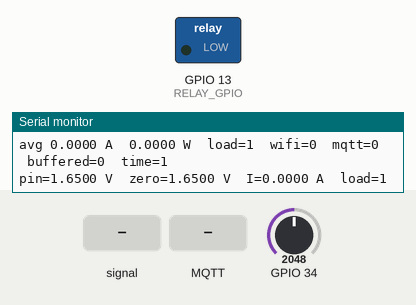
Recording of a sketch running on a simulated ESP32. On the bench: switched loads named in the sketch (green lamp = pin HIGH), the last lines printed to the serial monitor. The test bench sets the inputs (shaded band); at power-on: GPIO 34 = 2048 (analog values on the 0–4095 scale). WiFi joins after 1.5 s; servers stay silent unless stated; the local clock reads 2024-03-15 10:24:30 at power-on unless the sketch sets it; EEPROM starts erased; no MQTT or app messages arrive unless stated.

Above: at 6.6 s.
6.7 s: GPIO 34 fed a 2 Hz sine of ±1228 counts around its level
At 8.8 s:
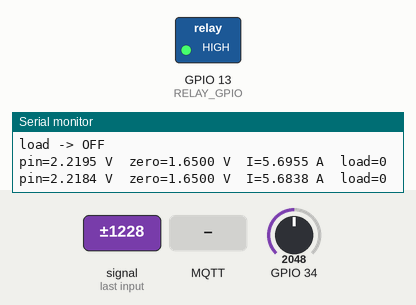
9.1 s: MQTT message "scheduled" arrives on the first subscribed topic
10.6 s: MQTT message "1" arrives on the second subscribed topic
Timing chart, 0 to 13.6 s (numbered marks = the images above; inputs shaded):
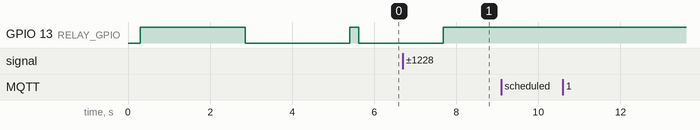

The sketch:

edge_node.ino
```cpp
#include <WiFi.h>
#include <PubSubClient.h>
#include <ArduinoJson.h>
#include <Preferences.h>
#include <time.h>
#include "secrets.h"

const int   RELAY_GPIO             = 13;
const bool  RELAY_ACTIVE_HIGH      = true;
const bool  LOAD_ON_WHEN_ENERGIZED = false;
const int   ADC_GPIO               = 34;

const float SENSITIVITY_V_PER_A = 0.100f;
const float DIVIDER_GAIN        = 1.0f;
const float ACS_IDLE_V          = 2.5f;
const float IDLE_TOLERANCE_V    = 0.35f;
const float LOAD_VOLTAGE_V      = 3.3f;
const float DEADBAND_A          = 0.005f;

const float OVERCURRENT_A     = 0.30f;
const int   OVERCURRENT_READS = 2;

const char* HOUSE  = "H01";
const char* DEVICE = "water_heater_01";

const float SENSE_PERIOD_S     = 0.5f;
const float TELEMETRY_PERIOD_S = 5.0f;
const float HEARTBEAT_PERIOD_S = 30.0f;
const float RELAY_SETTLE_S     = 1.5f;
const float WIFI_RETRY_S       = 10.0f;
const float MQTT_RETRY_S       = 5.0f;
const long  TZ_OFFSET_S        = 7 * 3600;
const char* TZ_SUFFIX          = "+07:00";

const bool  DEBUG_SENSE     = true;
const bool  NETWORK_ENABLED = true;

const float BASELINE_TAU_S  = 20.0f;
const float BASELINE_GATE_A = 0.20f;
const float BENCH_CYCLE_S   = 0.0f;

// Forced cycle (ignores the schedule): load ON for FORCE_ON_S, then OFF for
// FORCE_OFF_S, repeating. Set FORCE_ON to false to go back to schedule control.
const bool  FORCE_ON        = true;
const float FORCE_ON_S      = 600.0f;  // 10 minutes on
const float FORCE_OFF_S     = 60.0f;   // 1 minute off

struct Schedule { char id[24]; time_t start; time_t end; bool valid; };
struct Sample { time_t ts; float watts; float amps; bool relay; };

uint32_t toMs(float seconds) { return (uint32_t)(seconds * 1000.0f + 0.5f); }
float sinceS(uint32_t sinceMs) { return (uint32_t)(millis() - sinceMs) / 1000.0f; }

int64_t daysFromCivil(int y, int m, int d) {
  y -= (m <= 2);
  const int era = (y >= 0 ? y : y - 399) / 400;
  const unsigned yoe = (unsigned)(y - era * 400);
  const unsigned doy = (153 * (m > 2 ? m - 3 : m + 9) + 2) / 5 + d - 1;
  const unsigned doe = yoe * 365 + yoe / 4 - yoe / 100 + doy;
  return (int64_t)era * 146097 + (int64_t)doe - 719468;
}

bool parseIso(const char* s, time_t& out) {
  int Y, M, D, h, mi, sec;
  if (!s || strlen(s) < 19) return false;
  if (sscanf(s, "%d-%d-%dT%d:%d:%d", &Y, &M, &D, &h, &mi, &sec) != 6) return false;
  const char* p = s + 19;
  if (*p == '.') {
    while (*p && *p != '+' && *p != '-' && *p != 'Z') p++;
  }
  long offSec = 0;
  if (*p == '+' || *p == '-') {
    int oh = 0, om = 0;
    sscanf(p + 1, "%d:%d", &oh, &om);
    offSec = (oh * 3600L + om * 60L) * (*p == '-' ? -1 : 1);
  }
  out = (time_t)(daysFromCivil(Y, M, D) * 86400LL + h * 3600LL + mi * 60LL + sec - offSec);
  return true;
}

void fmtIso(time_t t, char* out, size_t n) {
  time_t local = t + TZ_OFFSET_S;
  struct tm tmv;
  gmtime_r(&local, &tmv);
  size_t k = strftime(out, n, "%Y-%m-%dT%H:%M:%S", &tmv);
  snprintf(out + k, n - k, "%s", TZ_SUFFIX);
}

bool timeValid() { return time(nullptr) > 1700000000; }

WiFiClient   net;
PubSubClient mqtt(net);
Preferences  prefs;

char TOPIC_TELEMETRY[96], TOPIC_STATUS[96], TOPIC_SCHEDULE[96], TOPIC_OVERRIDE[96], CLIENT_ID[64];

float    zeroPinV = 1.65f;
bool     relayOn = false;
uint32_t relayChangedMs = 0;
bool     latched = false;
int      overCount = 0;
bool     statusDirty = true;

enum Manual { MANUAL_AUTO, MANUAL_ON, MANUAL_OFF };
Manual   manual = MANUAL_AUTO;
uint32_t manualUntilMs = 0;

// Forced on/off cycle state (used when FORCE_ON is true)
bool     cycleOn = true;
uint32_t cycleChangedMs = 0;

Schedule sched = {"", 0, 0, false};

float lastAmps = 0.0f;
float accAmps = 0.0f;
int   accN = 0;
bool  ntpStarted = false;

const int BUF_N = 240;
Sample buf[BUF_N];
int bufHead = 0, bufCount = 0;

void bufPush(const Sample& s) {
  buf[(bufHead + bufCount) % BUF_N] = s;
  if (bufCount < BUF_N) bufCount++;
  else bufHead = (bufHead + 1) % BUF_N;
}

void setRelay(bool on) {
  bool coil = (on == LOAD_ON_WHEN_ENERGIZED);
  digitalWrite(RELAY_GPIO, (coil == RELAY_ACTIVE_HIGH) ? HIGH : LOW);
  if (on != relayOn) {
    relayOn = on;
    relayChangedMs = millis();
    statusDirty = true;
    Serial.printf("load -> %s\n", on ? "ON" : "OFF");
  }
}

float readPinVolts(int n) {
  uint32_t sumMv = 0;
  for (int i = 0; i < n; i++) {
    sumMv += analogReadMilliVolts(ADC_GPIO);
    delayMicroseconds(150);
  }
  return ((float)sumMv / n) / 1000.0f;
}

float voltsToAmps(float pinV, float zeroV) {
  return (pinV - zeroV) / (DIVIDER_GAIN * SENSITIVITY_V_PER_A);
}

void calibrate() {
  setRelay(false);
  delay(toMs(RELAY_SETTLE_S));
  zeroPinV = readPinVolts(4000);

  float expectedV = ACS_IDLE_V * DIVIDER_GAIN;
  Serial.printf("sensor idle level: %.4f V (expected about %.4f V)\n", zeroPinV, expectedV);
  if (fabsf(zeroPinV - expectedV) > IDLE_TOLERANCE_V) {
    Serial.println("WARNING: idle level far from expected. Check ACS712 5 V/GND and the OUT wire to the ADC pin.");
  }

  setRelay(true);
  delay(toMs(RELAY_SETTLE_S));
  float loadedV = readPinVolts(4000);
  setRelay(false);

  float testAmps = voltsToAmps(loadedV, zeroPinV);
  Serial.printf("self-test: loaded level %.4f V, current %.4f A\n", loadedV, testAmps);
  if (testAmps < -DEADBAND_A) {
    Serial.println("WARNING: negative current. If the LED was lit during the idle reading, set RELAY_ACTIVE_HIGH to the opposite value.");
  } else if (testAmps < DEADBAND_A) {
    Serial.println("WARNING: no current detected with the load on. Check the wiring and the relay polarity.");
  }
}

// Called at the end of each OFF window, while the load has been off for a
// while, so the sensor reading is a clean zero-current reference.
void snapZero() {
  float v = readPinVolts(4000);
  float expectedV = ACS_IDLE_V * DIVIDER_GAIN;
  if (fabsf(v - expectedV) <= IDLE_TOLERANCE_V) {
    Serial.printf("re-zero: %.4f V (was %.4f V, drift %+.1f mV)\n", v, zeroPinV, (v - zeroPinV) * 1000.0f);
    zeroPinV = v;
  } else {
    Serial.println("re-zero skipped: idle level out of range");
  }
  accAmps = 0.0f;
  accN = 0;
}

void senseOnce() {
  float pinV = readPinVolts(800);
  float a = voltsToAmps(pinV, zeroPinV);

  bool settled = !relayOn && sinceS(relayChangedMs) > 2.0f * RELAY_SETTLE_S;
  if (settled && fabsf(a) < BASELINE_GATE_A) {
    zeroPinV += (pinV - zeroPinV) * (SENSE_PERIOD_S / BASELINE_TAU_S);
    a = voltsToAmps(pinV, zeroPinV);
  }

  lastAmps = fabsf(a);
  accAmps += a;
  accN++;

  if (DEBUG_SENSE) {
    Serial.printf("pin=%.4f V  zero=%.4f V  I=%.4f A  load=%d\n", pinV, zeroPinV, a, relayOn ? 1 : 0);
  }
}

const char* safetyState() {
  if (latched) return "overcurrent";
  if (manual == MANUAL_OFF) return "forced_off";
  return "ok";
}

void applyRules() {
  if (!latched && relayOn && lastAmps > OVERCURRENT_A) {
    if (++overCount >= OVERCURRENT_READS) {
      latched = true;
      statusDirty = true;
      Serial.println("SAFETY: overcurrent, relay forced off until reset");
    }
  } else {
    overCount = 0;
  }

  bool want = false;
  if (!latched) {
    if (manual == MANUAL_ON && (int32_t)(millis() - manualUntilMs) >= 0) {
      manual = MANUAL_AUTO;
      statusDirty = true;
    }
    if (manual == MANUAL_ON) {
      want = true;
    } else if (manual == MANUAL_AUTO) {
      if (BENCH_CYCLE_S > 0.0f) {
        want = fmodf(millis() / 1000.0f, 2.0f * BENCH_CYCLE_S) < BENCH_CYCLE_S;
      } else {
        time_t now = time(nullptr);
        want = sched.valid && timeValid() && now >= sched.start && now < sched.end;
      }
    }
  }

  if (FORCE_ON && !latched && manual != MANUAL_OFF) {
    float phaseS = cycleOn ? FORCE_ON_S : FORCE_OFF_S;
    if (sinceS(cycleChangedMs) >= phaseS) {
      if (!cycleOn) snapZero();          // end of OFF window: refresh the zero reference
      cycleOn = !cycleOn;
      cycleChangedMs = millis();
      Serial.printf("cycle: load %s for %.0f s\n", cycleOn ? "ON" : "OFF", cycleOn ? FORCE_ON_S : FORCE_OFF_S);
    }
    want = cycleOn;
  } else {
    // Not forcing right now (latched or manual OFF): next time forcing resumes,
    // start a fresh ON period.
    cycleOn = true;
    cycleChangedMs = millis();
  }
  setRelay(want);
}

void saveSchedule() {
  prefs.begin("sched", false);
  prefs.putString("id", sched.id);
  prefs.putLong64("start", (int64_t)sched.start);
  prefs.putLong64("end", (int64_t)sched.end);
  prefs.end();
}

void loadSchedule() {
  prefs.begin("sched", false);
  String id = prefs.getString("id", "");
  int64_t st = prefs.getLong64("start", 0);
  int64_t en = prefs.getLong64("end", 0);
  prefs.end();
  if (id.length() && en > st) {
    strlcpy(sched.id, id.c_str(), sizeof(sched.id));
    sched.start = (time_t)st;
    sched.end = (time_t)en;
    sched.valid = true;
    Serial.printf("restored schedule %s from flash\n", sched.id);
  }
}

void publishStatus() {
  if (!mqtt.connected()) return;
  char ts[40], p[192];
  fmtIso(time(nullptr), ts, sizeof(ts));
  snprintf(p, sizeof(p), "{\"online\":true,\"safety_state\":\"%s\",\"relay\":%d,\"ts\":\"%s\"}",
           safetyState(), relayOn ? 1 : 0, ts);
  mqtt.publish(TOPIC_STATUS, p, true);
}

bool publishSample(const Sample& s) {
  char ts[40], p[192];
  fmtIso(s.ts, ts, sizeof(ts));
  snprintf(p, sizeof(p), "{\"ts\":\"%s\",\"watts\":%.3f,\"amps\":%.4f,\"relay\":%d}",
           ts, s.watts, s.amps, s.relay ? 1 : 0);
  return mqtt.publish(TOPIC_TELEMETRY, p);
}

void flushBuffer() {
  int sent = 0;
  while (mqtt.connected() && bufCount > 0 && sent < 10) {
    if (!publishSample(buf[bufHead])) break;
    bufHead = (bufHead + 1) % BUF_N;
    bufCount--;
    sent++;
  }
}

void handleSchedule(JsonDocument& d) {
  const char* status = d["status"] | "";
  if (strcmp(status, "scheduled") != 0) return;
  const char* id = d["schedule_id"] | "";
  time_t st, en;
  if (!parseIso(d["start"] | "", st) || !parseIso(d["end"] | "", en) || en <= st) {
    Serial.println("ignored schedule: bad times");
    return;
  }
  if (sched.valid && strcmp(sched.id, id) == 0 && sched.start == st && sched.end == en) return;
  strlcpy(sched.id, id, sizeof(sched.id));
  sched.start = st;
  sched.end = en;
  sched.valid = true;
  saveSchedule();
  char a[40], b[40];
  fmtIso(st, a, sizeof(a));
  fmtIso(en, b, sizeof(b));
  Serial.printf("new schedule %s: %s to %s\n", sched.id, a, b);
}

void handleOverride(JsonDocument& d) {
  const char* action = d["action"] | "";
  if (!strcmp(action, "on")) {
    float durationS = (d["minutes"] | 10.0f) * 60.0f;
    manual = MANUAL_ON;
    manualUntilMs = millis() + toMs(durationS);
  } else if (!strcmp(action, "off")) {
    manual = MANUAL_OFF;
  } else if (!strcmp(action, "auto")) {
    manual = MANUAL_AUTO;
  } else if (!strcmp(action, "reset")) {
    latched = false;
    overCount = 0;
  }
  statusDirty = true;
  Serial.printf("override: %s\n", action);
}

void onMessage(char* topic, byte* payload, unsigned int len) {
  JsonDocument doc;
  if (deserializeJson(doc, payload, len)) {
    Serial.println("ignored message: bad JSON");
    return;
  }
  if (strcmp(topic, TOPIC_SCHEDULE) == 0) handleSchedule(doc);
  else if (strcmp(topic, TOPIC_OVERRIDE) == 0) handleOverride(doc);
}

void wifiTick() {
  static uint32_t lastMs = 0;
  static bool tried = false;
  if (WiFi.status() == WL_CONNECTED) return;
  if (tried && sinceS(lastMs) < WIFI_RETRY_S) return;
  tried = true;
  lastMs = millis();
  Serial.println("Wi-Fi connecting...");
  WiFi.disconnect();
  WiFi.begin(WIFI_SSID, WIFI_PASS);
}

void ntpTick() {
  if (ntpStarted || WiFi.status() != WL_CONNECTED) return;
  configTime(0, 0, "pool.ntp.org", "time.google.com");
  ntpStarted = true;
  Serial.println("NTP started");
}

void mqttTick() {
  if (mqtt.connected()) {
    mqtt.loop();
    return;
  }
  static uint32_t lastMs = 0;
  static bool tried = false;
  if (WiFi.status() != WL_CONNECTED) return;
  if (tried && sinceS(lastMs) < MQTT_RETRY_S) return;
  tried = true;
  lastMs = millis();
  Serial.printf("MQTT connecting to %s:%d ... ", MQTT_HOST, MQTT_PORT);
  if (mqtt.connect(CLIENT_ID, MQTT_USER, MQTT_PASS, TOPIC_STATUS, 1, true, "{\"online\":false}")) {
    Serial.println("ok");
    mqtt.subscribe(TOPIC_SCHEDULE, 1);
    mqtt.subscribe(TOPIC_OVERRIDE, 1);
    statusDirty = true;
  } else {
    Serial.printf("failed, rc=%d\n", mqtt.state());
  }
}

void setup() {
  Serial.begin(115200);
  delay(300);
  Serial.println("\nI-Kit edge node starting");

  snprintf(TOPIC_TELEMETRY, sizeof(TOPIC_TELEMETRY), "home/%s/device/%s/telemetry/power", HOUSE, DEVICE);
  snprintf(TOPIC_STATUS,    sizeof(TOPIC_STATUS),    "home/%s/device/%s/status", HOUSE, DEVICE);
  snprintf(TOPIC_SCHEDULE,  sizeof(TOPIC_SCHEDULE),  "home/%s/device/%s/command/schedule", HOUSE, DEVICE);
  snprintf(TOPIC_OVERRIDE,  sizeof(TOPIC_OVERRIDE),  "home/%s/device/%s/command/override", HOUSE, DEVICE);
  snprintf(CLIENT_ID,       sizeof(CLIENT_ID),       "esp32-%s-%s", HOUSE, DEVICE);

  pinMode(RELAY_GPIO, OUTPUT);
  setRelay(false);
  analogReadResolution(12);
  analogSetPinAttenuation(ADC_GPIO, ADC_11db);
  calibrate();
  loadSchedule();

  // Start the first full ON period now (calibration takes a few seconds).
  cycleOn = true;
  cycleChangedMs = millis();

  if (NETWORK_ENABLED) WiFi.mode(WIFI_STA);
  mqtt.setServer(MQTT_HOST, MQTT_PORT);
  mqtt.setCallback(onMessage);
  mqtt.setBufferSize(512);
  mqtt.setKeepAlive(30);
  mqtt.setSocketTimeout(3);
}

void loop() {
  static uint32_t lastSenseMs = 0, lastTelemetryMs = 0, lastStatusMs = 0;

  if (NETWORK_ENABLED) {
    wifiTick();
    ntpTick();
    mqttTick();
  }

  if (sinceS(lastSenseMs) >= SENSE_PERIOD_S) {
    lastSenseMs = millis();
    senseOnce();
    applyRules();
  }

  if (sinceS(lastTelemetryMs) >= TELEMETRY_PERIOD_S) {
    lastTelemetryMs = millis();
    if (accN > 0) {
      static float ampsEma = 0.0f;
      static bool  lastLoad = false;
      float raw = fabsf(accAmps / accN);
      if (relayOn != lastLoad) { ampsEma = raw; lastLoad = relayOn; }
      ampsEma += 0.2f * (raw - ampsEma);
      float amps = ampsEma;
      if (amps < DEADBAND_A) amps = 0.0f;
      accAmps = 0.0f;
      accN = 0;
      float watts = amps * LOAD_VOLTAGE_V;
      Serial.printf("avg %.4f A  %.4f W  load=%d  wifi=%d  mqtt=%d  buffered=%d  time=%d\n",
                    amps, watts, relayOn ? 1 : 0, WiFi.status() == WL_CONNECTED ? 1 : 0,
                    mqtt.connected() ? 1 : 0, bufCount, timeValid() ? 1 : 0);
      if (timeValid()) {
        Sample s = {time(nullptr), watts, amps, relayOn};
        bufPush(s);
      }
    }
  }

  flushBuffer();

  if (mqtt.connected() && (statusDirty || sinceS(lastStatusMs) >= HEARTBEAT_PERIOD_S)) {
    publishStatus();
    statusDirty = false;
    lastStatusMs = millis();
  }
}
```

secrets.h
```cpp
#pragma once

#define WIFI_SSID "iotcloud"
#define WIFI_PASS "tc203@ait"

#define MQTT_HOST "192.168.0.36"
#define MQTT_PORT 1883
#define MQTT_USER "H01-water_heater_01"
#define MQTT_PASS "37d4e15662ef9bd4c0b928ca"
```

Measured:
- after the input at 6.7 s, GPIO 13 (RELAY_GPIO): LOW → HIGH after 0.98 s
